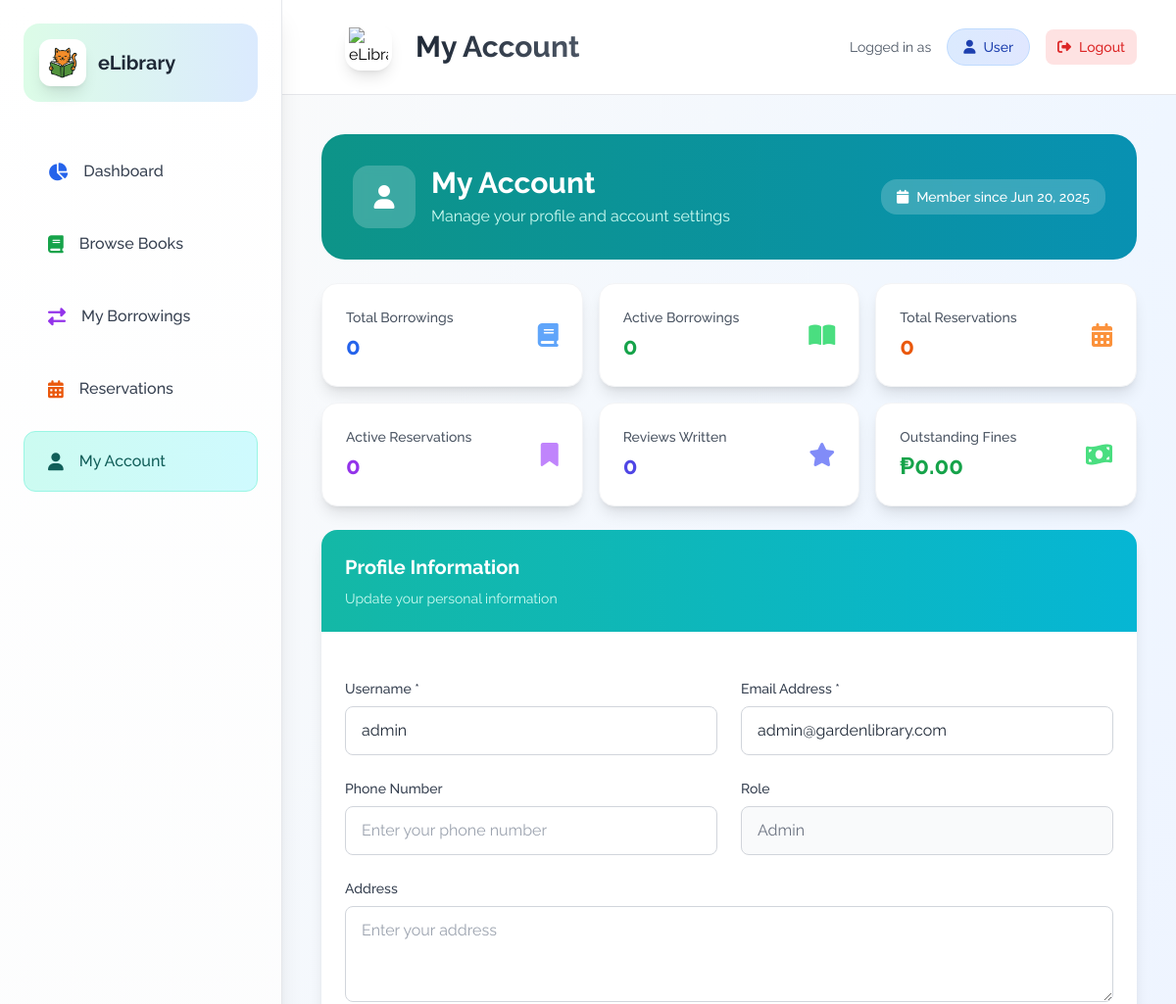
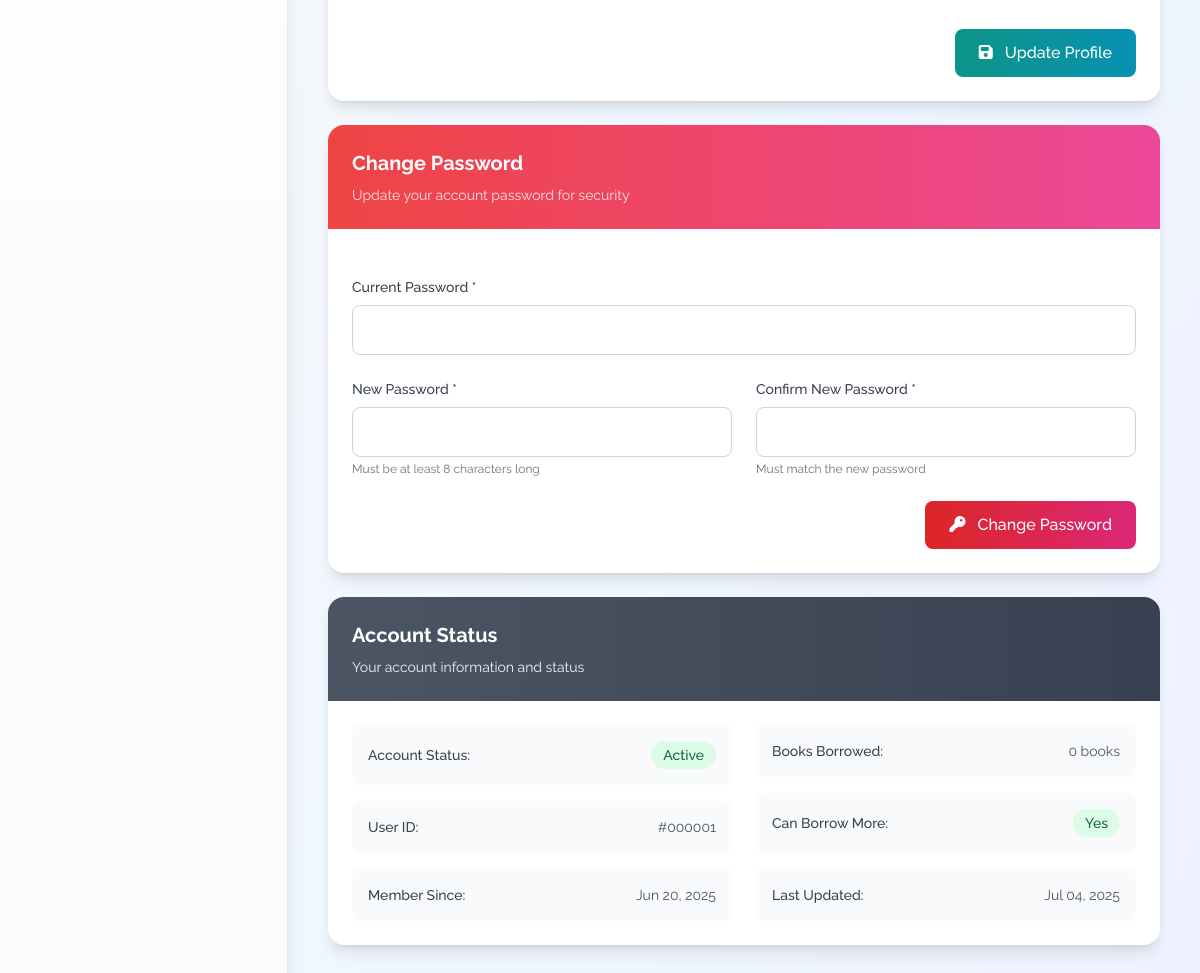
/pages/user/modules/my_account.php (signed in), run on the app's committed database (2 pictures, top to bottom).
### tables this page shows
CREATE TABLE `users` (
  `user_id` int(11) NOT NULL,
  `username` varchar(50) NOT NULL,
  `password` varchar(255) NOT NULL,
  `role` enum('admin','student') NOT NULL,
  `email` varchar(100) NOT NULL,
  `created_at` timestamp NOT NULL DEFAULT current_timestamp(),
  `phone` varchar(20) DEFAULT NULL,
  `address` text DEFAULT NULL,
  `updated_at` timestamp NOT NULL DEFAULT current_timestamp() ON UPDATE current_timestamp()
);

### pages/user/includes/user_functions.php (called while the page is built, shortened)
<?php
function canBorrowMore($user_id) {
    try {
        global $pdo;
        $max_books = 5;
        $stmt = $pdo->prepare("SELECT COUNT(*) FROM borrowings WHERE user_id = ? AND return_date IS NULL");
        $stmt->execute([$user_id]);
        $borrowed = $stmt->fetchColumn();
        return $borrowed < $max_books;
    } catch (Exception $e) {
        error_log("canBorrowMore error: " . $e->getMessage());
        return false;
    }
}
function formatDate($date) {
    try {
        return date('M d, Y', strtotime($date));
    } catch (Exception $e) {
        return 'N/A';
    }
}
?>

### pages/user/modules/my_account.php (the view, shortened to what this page needs)
<?php
include_once '../includes/user_header.php';
include_once '../includes/user_functions.php';
include_once '../../../includes/db_connection.php';
$user_id = $_SESSION['user_id'];
$user_info = [];
$account_stats = [];
try {
    $stmt = $pdo->prepare("SELECT * FROM users WHERE user_id = ?");
    $stmt->execute([$user_id]);
    $user_info = $stmt->fetch(PDO::FETCH_ASSOC);
    $stmt = $pdo->prepare("SELECT COUNT(*) as total_borrowings FROM borrowings WHERE user_id = ?");
    $stmt->execute([$user_id]);
    $total_borrowings = $stmt->fetchColumn();
    $stmt = $pdo->prepare("SELECT COUNT(*) as active_borrowings FROM borrowings WHERE user_id = ? AND return_date IS NULL");
    $stmt->execute([$user_id]);
    $active_borrowings = $stmt->fetchColumn();
    $stmt = $pdo->prepare("SELECT COUNT(*) as total_reservations FROM reservations WHERE user_id = ?");
    $stmt->execute([$user_id]);
    $total_reservations = $stmt->fetchColumn();
    $stmt = $pdo->prepare("SELECT COUNT(*) as active_reservations FROM reservations WHERE user_id = ? AND status = 'pending'");
    $stmt->execute([$user_id]);
    $active_reservations = $stmt->fetchColumn();
    $stmt = $pdo->prepare("SELECT COUNT(*) as total_reviews FROM reviews WHERE user_id = ?");
    $stmt->execute([$user_id]);
    $total_reviews = $stmt->fetchColumn();
    $stmt = $pdo->prepare("
        SELECT SUM(CASE
            WHEN b.due_date < NOW() THEN DATEDIFF(NOW(), b.due_date) * 10
            ELSE 0
        END) as total_fines
        FROM borrowings b
        WHERE b.user_id = ? AND b.return_date IS NULL
    ");
    $stmt->execute([$user_id]);
    $total_fines = $stmt->fetchColumn() ?? 0;
    $account_stats = [
        'total_borrowings' => $total_borrowings,
        'active_borrowings' => $active_borrowings,
        'total_reservations' => $total_reservations,
        'active_reservations' => $active_reservations,
        'total_reviews' => $total_reviews,
        'total_fines' => $total_fines
    ];
} catch (PDOException $e) {
    error_log("Get user info error: " . $e->getMessage());
    $error = 'Failed to load account information.';
}
?>
<div class="space-y-6">
    <div class="bg-gradient-to-r from-teal-600 to-cyan-600 rounded-3xl p-6 sm:p-8 text-white">
        <div class="flex flex-col lg:flex-row lg:items-center lg:justify-between">
            <div class="flex items-center space-x-4">
                <div class="w-16 h-16 bg-white/20 backdrop-blur-sm rounded-2xl flex items-center justify-center">
                    <i class="fas fa-user text-2xl"></i>
                </div>
                <div>
                    <h1 class="text-2xl sm:text-3xl font-bold mb-1">My Account</h1>
                    <p class="text-teal-100 text-sm sm:text-base">Manage your profile and account settings</p>
                </div>
            </div>
            <div class="mt-4 lg:mt-0">
                <div class="bg-white/20 backdrop-blur-sm rounded-2xl px-4 py-2">
                    <div class="flex items-center space-x-2">
                        <i class="fas fa-calendar text-sm"></i>
                        <span class="text-sm font-medium">Member since <?php echo formatDate($user_info['created_at'] ?? ''); ?></span>
                    </div>
                </div>
            </div>
        </div>
    </div>
    <div class="grid grid-cols-1 sm:grid-cols-2 lg:grid-cols-3 xl:grid-cols-6 gap-4">
        <div class="bg-white rounded-2xl p-6 shadow-lg border border-gray-100">
            <div class="flex items-center justify-between">
                <div>
                    <p class="text-sm font-medium text-gray-600 mb-1">Total Borrowings</p>
                    <p class="text-2xl font-bold text-blue-600"><?php echo $account_stats['total_borrowings']; ?></p>
                </div>
                <i class="fas fa-book text-blue-400 text-2xl"></i>
            </div>
        </div>
        <div class="bg-white rounded-2xl p-6 shadow-lg border border-gray-100">
            <div class="flex items-center justify-between">
                <div>
                    <p class="text-sm font-medium text-gray-600 mb-1">Active Borrowings</p>
                    <p class="text-2xl font-bold text-green-600"><?php echo $account_stats['active_borrowings']; ?></p>
                </div>
                <i class="fas fa-book-open text-green-400 text-2xl"></i>
            </div>
        </div>
        <div class="bg-white rounded-2xl p-6 shadow-lg border border-gray-100">
            <div class="flex items-center justify-between">
                <div>
                    <p class="text-sm font-medium text-gray-600 mb-1">Total Reservations</p>
                    <p class="text-2xl font-bold text-orange-600"><?php echo $account_stats['total_reservations']; ?></p>
                </div>
                <i class="fas fa-calendar-alt text-orange-400 text-2xl"></i>
            </div>
        </div>
        <div class="bg-white rounded-2xl p-6 shadow-lg border border-gray-100">
            <div class="flex items-center justify-between">
                <div>
                    <p class="text-sm font-medium text-gray-600 mb-1">Active Reservations</p>
                    <p class="text-2xl font-bold text-purple-600"><?php echo $account_stats['active_reservations']; ?></p>
                </div>
                <i class="fas fa-bookmark text-purple-400 text-2xl"></i>
            </div>
        </div>
        <div class="bg-white rounded-2xl p-6 shadow-lg border border-gray-100">
            <div class="flex items-center justify-between">
                <div>
                    <p class="text-sm font-medium text-gray-600 mb-1">Reviews Written</p>
                    <p class="text-2xl font-bold text-indigo-600"><?php echo $account_stats['total_reviews']; ?></p>
                </div>
                <i class="fas fa-star text-indigo-400 text-2xl"></i>
            </div>
        </div>
        <div class="bg-white rounded-2xl p-6 shadow-lg border border-gray-100">
            <div class="flex items-center justify-between">
                <div>
                    <p class="text-sm font-medium text-gray-600 mb-1">Outstanding Fines</p>
                    <p class="text-2xl font-bold <?php echo $account_stats['total_fines'] > 0 ? 'text-red-600' : 'text-green-600'; ?>">
                        ₱<?php echo number_format($account_stats['total_fines'], 2); ?>
                    </p>
                </div>
                <i class="fas fa-money-bill-wave <?php echo $account_stats['total_fines'] > 0 ? 'text-red-400' : 'text-green-400'; ?> text-2xl"></i>
            </div>
        </div>
    </div>
    <div class="bg-white rounded-2xl shadow-lg overflow-hidden">
        <div class="bg-gradient-to-r from-teal-500 to-cyan-500 p-6">
            <h2 class="text-xl font-bold text-white mb-2">Profile Information</h2>
            <p class="text-teal-100 text-sm">Update your personal information</p>
        </div>
        <div class="p-6">
            <form method="POST" class="space-y-6">
                <div class="grid grid-cols-1 lg:grid-cols-2 gap-6">
                    <div>
                        <label class="block text-sm font-medium text-gray-700 mb-2">Username *</label>
                        <input type="text" name="username" value="<?php echo htmlspecialchars($user_info['username'] ?? ''); ?>"
                               class="w-full px-4 py-3 border border-gray-300 rounded-lg focus:ring-2 focus:ring-teal-500 focus:border-transparent"
                               required>
                    </div>
                    <div>
                        <label class="block text-sm font-medium text-gray-700 mb-2">Email Address *</label>
                        <input type="email" name="email" value="<?php echo htmlspecialchars($user_info['email'] ?? ''); ?>"
                               class="w-full px-4 py-3 border border-gray-300 rounded-lg focus:ring-2 focus:ring-teal-500 focus:border-transparent"
                               required>
                    </div>
                    <div>
                        <label class="block text-sm font-medium text-gray-700 mb-2">Phone Number</label>
                        <input type="tel" name="phone" value="<?php echo htmlspecialchars($user_info['phone'] ?? ''); ?>"
                               class="w-full px-4 py-3 border border-gray-300 rounded-lg focus:ring-2 focus:ring-teal-500 focus:border-transparent"
                               placeholder="Enter your phone number">
                    </div>
                    <div>
                        <label class="block text-sm font-medium text-gray-700 mb-2">Role</label>
                        <input type="text" value="<?php echo htmlspecialchars(ucfirst($user_info['role'] ?? 'User')); ?>"
                               class="w-full px-4 py-3 border border-gray-300 rounded-lg bg-gray-50 text-gray-500"
                               readonly>
                    </div>
                </div>
                <div>
                    <label class="block text-sm font-medium text-gray-700 mb-2">Address</label>
                    <textarea name="address" rows="3"
                              class="w-full px-4 py-3 border border-gray-300 rounded-lg focus:ring-2 focus:ring-teal-500 focus:border-transparent"
                              placeholder="Enter your address"><?php echo htmlspecialchars($user_info['address'] ?? ''); ?></textarea>
                </div>
                <div class="flex justify-end">
                    <button type="submit"
                            class="px-6 py-3 bg-gradient-to-r from-teal-600 to-cyan-600 text-white rounded-lg hover:from-teal-700 hover:to-cyan-700 transition-all duration-300 font-medium">
                        <i class="fas fa-save mr-2"></i>
                        Update Profile
                    </button>
                </div>
            </form>
        </div>
    </div>
    <div class="bg-white rounded-2xl shadow-lg overflow-hidden">
        <div class="bg-gradient-to-r from-red-500 to-pink-500 p-6">
            <h2 class="text-xl font-bold text-white mb-2">Change Password</h2>
            <p class="text-red-100 text-sm">Update your account password for security</p>
        </div>
        <div class="p-6">
            <form method="POST" class="space-y-6">
                <div>
                    <label class="block text-sm font-medium text-gray-700 mb-2">Current Password *</label>
                    <input type="password" name="current_password"
                           class="w-full px-4 py-3 border border-gray-300 rounded-lg focus:ring-2 focus:ring-red-500 focus:border-transparent"
                           required>
                </div>
                <div class="grid grid-cols-1 lg:grid-cols-2 gap-6">
                    <div>
                        <label class="block text-sm font-medium text-gray-700 mb-2">New Password *</label>
                        <input type="password" name="new_password"
                               class="w-full px-4 py-3 border border-gray-300 rounded-lg focus:ring-2 focus:ring-red-500 focus:border-transparent"
                               minlength="8" required>
                        <p class="text-xs text-gray-500 mt-1">Must be at least 8 characters long</p>
                    </div>
                    <div>
                        <label class="block text-sm font-medium text-gray-700 mb-2">Confirm New Password *</label>
                        <input type="password" name="confirm_password"
                               class="w-full px-4 py-3 border border-gray-300 rounded-lg focus:ring-2 focus:ring-red-500 focus:border-transparent"
                               minlength="8" required>
                        <p class="text-xs text-gray-500 mt-1">Must match the new password</p>
                    </div>
                </div>
                <div class="flex justify-end">
                    <button type="submit"
                            class="px-6 py-3 bg-gradient-to-r from-red-600 to-pink-600 text-white rounded-lg hover:from-red-700 hover:to-pink-700 transition-all duration-300 font-medium">
                        <i class="fas fa-key mr-2"></i>
                        Change Password
                    </button>
                </div>
            </form>
        </div>
    </div>
    <div class="bg-white rounded-2xl shadow-lg overflow-hidden">
        <div class="bg-gradient-to-r from-gray-600 to-gray-700 p-6">
            <h2 class="text-xl font-bold text-white mb-2">Account Status</h2>
            <p class="text-gray-100 text-sm">Your account information and status</p>
        </div>
        <div class="p-6">
            <div class="grid grid-cols-1 lg:grid-cols-2 gap-6">
                <div class="space-y-4">
                    <div class="flex items-center justify-between p-4 bg-gray-50 rounded-lg">
                        <span class="text-sm font-medium text-gray-700">Account Status:</span>
                        <span class="px-3 py-1 <?php echo $account_stats['total_fines'] > 0 ? 'bg-red-100 text-red-800' : 'bg-green-100 text-green-800'; ?> rounded-full text-sm font-medium">
                            <?php echo $account_stats['total_fines'] > 0 ? 'Suspended (Fines)' : 'Active'; ?>
                        </span>
                    </div>
                    <div class="flex items-center justify-between p-4 bg-gray-50 rounded-lg">
                        <span class="text-sm font-medium text-gray-700">User ID:</span>
                        <span class="text-sm text-gray-600">#<?php echo str_pad($user_info['user_id'], 6, '0', STR_PAD_LEFT); ?></span>
                    </div>
                    <div class="flex items-center justify-between p-4 bg-gray-50 rounded-lg">
                        <span class="text-sm font-medium text-gray-700">Member Since:</span>
                        <span class="text-sm text-gray-600"><?php echo formatDate($user_info['created_at']); ?></span>
                    </div>
                </div>
                <div class="space-y-4">
                    <div class="flex items-center justify-between p-4 bg-gray-50 rounded-lg">
                        <span class="text-sm font-medium text-gray-700">Books Borrowed:</span>
                        <span class="text-sm text-gray-600"><?php echo $account_stats['total_borrowings']; ?> books</span>
                    </div>
                    <div class="flex items-center justify-between p-4 bg-gray-50 rounded-lg">
                        <span class="text-sm font-medium text-gray-700">Can Borrow More:</span>
                        <span class="px-3 py-1 <?php echo canBorrowMore($user_id) ? 'bg-green-100 text-green-800' : 'bg-red-100 text-red-800'; ?> rounded-full text-sm font-medium">
                            <?php echo canBorrowMore($user_id) ? 'Yes' : 'No'; ?>
                        </span>
                    </div>
                    <div class="flex items-center justify-between p-4 bg-gray-50 rounded-lg">
                        <span class="text-sm font-medium text-gray-700">Last Updated:</span>
                        <span class="text-sm text-gray-600"><?php echo formatDate($user_info['updated_at'] ?? $user_info['created_at']); ?></span>
                    </div>
                </div>
            </div>
        </div>
    </div>
</div>

### data on the page
users: created_at "Jun 20, 2025", username "admin", email "admin@gardenlibrary.com", role "Admin", user_id "000001", updated_at "Jul 04, 2025"

### other printed values
$account_stats['total_borrowings'] "0"
$account_stats['active_borrowings'] "0"
$account_stats['total_reservations'] "0"
$account_stats['active_reservations'] "0"
$account_stats['total_reviews'] "0"
$account_stats['total_fines'] "0.00"
